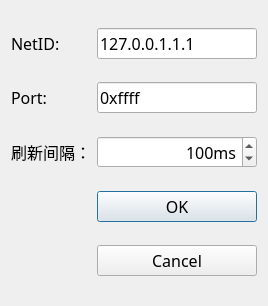
<?xml version="1.0" encoding="UTF-8"?>
<ui version="4.0">
 <class>RemoteSetDialog</class>
 <widget class="QDialog" name="RemoteSetDialog">
  <property name="geometry">
   <rect>
    <x>0</x>
    <y>0</y>
    <width>268</width>
    <height>306</height>
   </rect>
  </property>
  <property name="sizePolicy">
   <sizepolicy hsizetype="Expanding" vsizetype="Expanding">
    <horstretch>0</horstretch>
    <verstretch>0</verstretch>
   </sizepolicy>
  </property>
  <property name="font">
   <font>
    <family>等线</family>
    <pointsize>12</pointsize>
   </font>
  </property>
  <property name="windowTitle">
   <string>远程主机设置</string>
  </property>
  <layout class="QGridLayout" name="gridLayout">
   <item row="1" column="1">
    <widget class="QLineEdit" name="portText">
     <property name="text">
      <string>0xffff</string>
     </property>
    </widget>
   </item>
   <item row="3" column="1">
    <widget class="QPushButton" name="okButton">
     <property name="text">
      <string>OK</string>
     </property>
    </widget>
   </item>
   <item row="4" column="1">
    <widget class="QPushButton" name="cancelButton">
     <property name="text">
      <string>Cancel</string>
     </property>
    </widget>
   </item>
   <item row="1" column="0">
    <widget class="QLabel" name="label_2">
     <property name="text">
      <string>Port:</string>
     </property>
    </widget>
   </item>
   <item row="0" column="1">
    <widget class="QLineEdit" name="netIDText">
     <property name="text">
      <string>127.0.0.1.1.1</string>
     </property>
    </widget>
   </item>
   <item row="0" column="0">
    <widget class="QLabel" name="label">
     <property name="text">
      <string>NetID:    </string>
     </property>
    </widget>
   </item>
   <item row="2" column="0">
    <widget class="QLabel" name="label_3">
     <property name="text">
      <string>刷新间隔：</string>
     </property>
    </widget>
   </item>
   <item row="2" column="1">
    <widget class="QSpinBox" name="flashTimeSpinBox">
     <property name="alignment">
      <set>Qt::AlignRight|Qt::AlignTrailing|Qt::AlignVCenter</set>
     </property>
     <property name="suffix">
      <string>ms</string>
     </property>
     <property name="prefix">
      <string/>
     </property>
     <property name="maximum">
      <number>5000</number>
     </property>
     <property name="value">
      <number>100</number>
     </property>
    </widget>
   </item>
  </layout>
 </widget>
 <tabstops>
  <tabstop>netIDText</tabstop>
  <tabstop>portText</tabstop>
  <tabstop>flashTimeSpinBox</tabstop>
  <tabstop>okButton</tabstop>
  <tabstop>cancelButton</tabstop>
 </tabstops>
 <resources/>
 <connections>
  <connection>
   <sender>okButton</sender>
   <signal>clicked()</signal>
   <receiver>RemoteSetDialog</receiver>
   <slot>accept()</slot>
   <hints>
    <hint type="sourcelabel">
     <x>109</x>
     <y>177</y>
    </hint>
    <hint type="destinationlabel">
     <x>52</x>
     <y>188</y>
    </hint>
   </hints>
  </connection>
  <connection>
   <sender>cancelButton</sender>
   <signal>clicked()</signal>
   <receiver>RemoteSetDialog</receiver>
   <slot>reject()</slot>
   <hints>
    <hint type="sourcelabel">
     <x>82</x>
     <y>246</y>
    </hint>
    <hint type="destinationlabel">
     <x>61</x>
     <y>255</y>
    </hint>
   </hints>
  </connection>
 </connections>
</ui>
